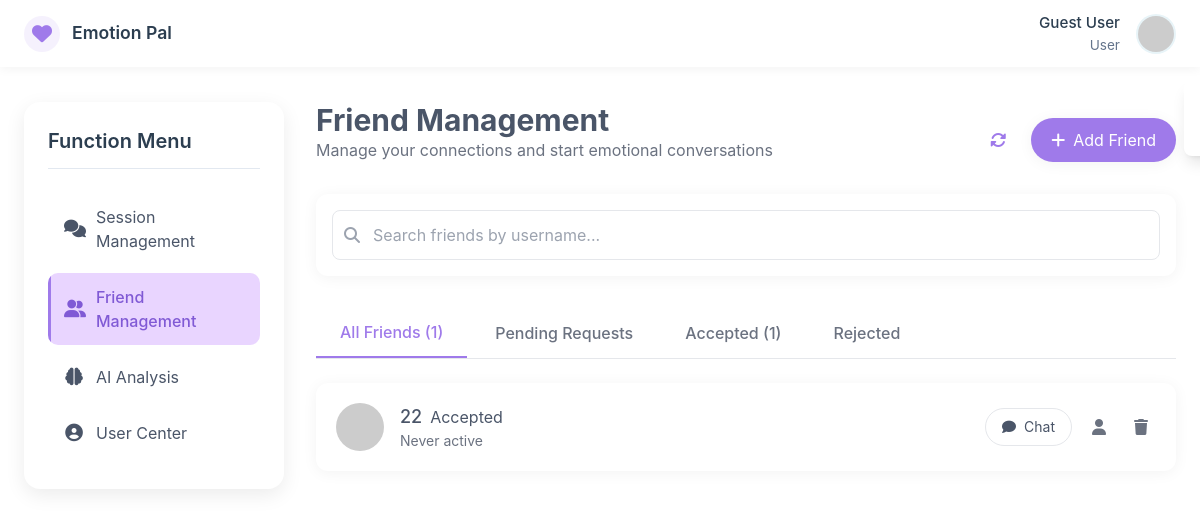
The app's page /friends_management (signed in), older data.
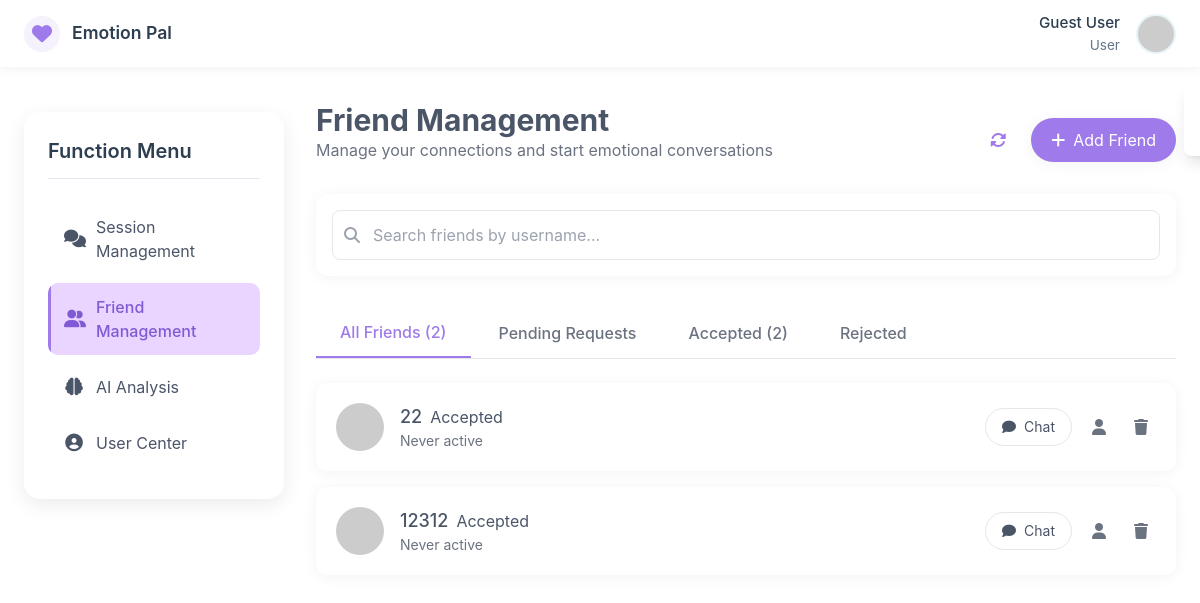
The same page, newer data.
### models.py (models this page shows, shortened)
class FriendRelation(db.Model):
    __tablename__ = 'friend_relations'
    id = db.Column(db.Integer, primary_key=True)
    user_id = db.Column(db.Integer, db.ForeignKey('users.id'), nullable=False)
    friend_id = db.Column(db.Integer, db.ForeignKey('users.id'), nullable=False)
    status = db.Column(db.String(20), default='pending')  # pending/accepted/rejected
    created_at = db.Column(db.DateTime, default=lambda: datetime.now(UTC))
    session_id = db.Column(db.Integer, db.ForeignKey('chat_sessions.id'), nullable=True)
    user = db.relationship(
        'User',
        foreign_keys=[user_id],
        back_populates='friend_requests_sent',
        lazy=True
    )
    friend = db.relationship(
        'User',
        foreign_keys=[friend_id],
        back_populates='friend_requests_received',
        lazy=True
    )

class User(db.Model):
    __tablename__ = 'users'  # 显式指定表名（复数，避免歧义）
    id = db.Column(db.Integer, primary_key=True, autoincrement=True)
    username = db.Column(db.String(20), unique=True, nullable=False, comment='用户名（唯一）')
    password = db.Column(db.String(255), nullable=False, comment='加密后的密码')
    role = db.Column(db.String(10), nullable=False, default='user', comment='角色：admin/agent/user')
    email = db.Column(db.String(120), unique=True, nullable=True, comment='邮箱（可选，唯一）')
    phone = db.Column(db.String(11), unique=True, nullable=True, comment='手机号（可选，唯一）')
    real_name = db.Column(db.String(30), nullable=True, comment='真实姓名')
    avatar = db.Column(db.String(255), nullable=True, comment='头像URL')
    is_active = db.Column(db.Boolean, default=True, comment='是否激活（禁用/启用）')
    is_deleted = db.Column(db.Boolean, default=False, comment='软删除标记')
    created_at = db.Column(db.DateTime, default=lambda: datetime.now(UTC), comment='创建时间（UTC）')
    updated_at = db.Column(db.DateTime, default=lambda: datetime.now(UTC), onupdate=lambda: datetime.now(UTC),
                           comment='更新时间')
    last_login_at = db.Column(db.DateTime, nullable=True, comment='最后登录时间')
    initiated_chat_sessions = db.relationship(
        'ChatSession',
        foreign_keys='ChatSession.user_id',
        back_populates='initiator',
        lazy=True,
        cascade='all, delete-orphan'
    )
    handled_chat_sessions = db.relationship(
        'ChatSession',
        foreign_keys='ChatSession.agent_id',
        back_populates='handler',
        lazy=True,
        cascade='all, delete-orphan'
    )
    applied_appointments = db.relationship(
        'Appointment',
        foreign_keys='Appointment.user_id',
        back_populates='applicant',
        lazy=True
    )
    assigned_appointments = db.relationship(
        'Appointment',
        foreign_keys='Appointment.agent_id',
        back_populates='assigned_agent',
        lazy=True
    )
    friend_requests_sent = db.relationship(
        'FriendRelation',
        foreign_keys='FriendRelation.user_id',
        back_populates='user',
        lazy='dynamic',
        cascade='all, delete-orphan'
    )
    friend_requests_received = db.relationship(
        'FriendRelation',
        foreign_keys='FriendRelation.friend_id',
        back_populates='friend',
        lazy='dynamic',
        cascade='all, delete-orphan'
    )

### routes.py (the view)
    @app.route('/friends_management')
    def get_friends():
        current_user_id = session.get('user_id')
        if not current_user_id:
            return redirect('/login')
        friend_relations = FriendRelation.query.filter(
            db.or_(
                FriendRelation.user_id == current_user_id,
                FriendRelation.friend_id == current_user_id
            )
        ).all()
        friend_count = len(friend_relations)
        pending_count = len([r for r in friend_relations if r.status == 'pending'])
        accepted_count = len([r for r in friend_relations if r.status == 'accepted'])
        rejected_count = len([r for r in friend_relations if r.status == 'rejected'])
        return render_template(
            'friends_management.html',
            friend_relations=friend_relations,
            current_user_id=current_user_id,
            friend_count=friend_count,
            pending_count=pending_count,
            accepted_count=accepted_count,
            rejected_count=rejected_count
        )

### templates/friends_management.html (shortened to what the changed rows need)
<!DOCTYPE html>
<html lang="en">
<head>
    <script src="https://cdn.tailwindcss.com"></script>
    <link href="https://cdnjs.cloudflare.com/ajax/libs/font-awesome/6.4.0/css/all.min.css" rel="stylesheet">
</head>
<body class="bg-gradient-to-br from-accent-light to-accent-secondary text-text font-sans">
<div class="main-container">
    <div class="content-area">
        <main class="max-w-4xl mx-auto">
            <div class="flex flex-col md:flex-row justify-between items-start md:items-center mb-8 gap-4">
                <div>
                    <h2 class="text-2xl md:text-3xl font-bold">Friend Management</h2>
                </div>
            </div>
            <div class="border-b border-gray-200 mb-6">
                <div class="flex flex-wrap gap-1">
                    <button class="px-6 py-3 font-medium text-accent border-b-2 border-accent transition-all-300"
                            data-filter="all">
                        All Friends {% if friend_count %}({{ friend_count }}){% endif %}
                    </button>
                    <button class="px-6 py-3 font-medium text-gray-500 hover:text-accent hover:border-b-2 hover:border-accent/30 transition-all-300"
                            data-filter="pending">
                        Pending Requests {% if pending_count %}({{ pending_count }}){% endif %}
                    </button>
                    <button class="px-6 py-3 font-medium text-gray-500 hover:text-accent hover:border-b-2 hover:border-accent/30 transition-all-300"
                            data-filter="accepted">
                        Accepted {% if accepted_count %}({{ accepted_count }}){% endif %}
                    </button>
                    <button class="px-6 py-3 font-medium text-gray-500 hover:text-accent hover:border-b-2 hover:border-accent/30 transition-all-300"
                            data-filter="rejected">
                        Rejected {% if rejected_count %}({{ rejected_count }}){% endif %}
                    </button>
                </div>
            </div>
            <div class="space-y-4" id="friendList">
                {% if friend_relations %}
                    {% for relation in friend_relations %}
                        {% if relation.user_id == current_user_id %}
                            {% set friend = relation.friend %}
                            {% set is_my_request = True %}
                        {% else %}
                            {% set friend = relation.user %}
                            {% set is_my_request = False %}
                        {% endif %}
                        {% if friend %}
                        <div class="bg-white rounded-xl shadow-soft p-4 md:p-5 flex flex-col md:flex-row justify-between items-start md:items-center gap-4 hover:shadow-md transition-all-300"
                             data-status="{{ relation.status }}"
                             data-friend-id="{{ friend.id }}"
                             data-username="{{ friend.username }}"
                             data-ismine="{{ is_my_request }}">
                            <div class="flex items-center gap-4">
                                <img src="https://picsum.photos/id/{{ friend.id }}/64/64" alt="{{ friend.username }}"
                                     class="w-12 h-12 rounded-full object-cover" loading="lazy">
                                <div>
                                    <div class="flex items-center gap-2">
                                        <h3 class="font-medium text-lg">{{ friend.real_name or friend.username }}</h3>
                                        <span class="status-badge
                                            {% if relation.status == 'accepted' %}status-accepted{% endif %}
                                            {% if relation.status == 'rejected' %}status-rejected{% endif %}">
                                            {{ relation.status | capitalize }}
                                        </span>
                                    </div>
                                    <p class="text-sm text-gray-500">
                                        {% if relation.status == 'pending' %}
                                            {% if is_my_request %}
                                                Request sent: {{ relation.created_at.strftime('%Y-%m-%d') }}
                                            {% else %}
                                                Request received: {{ relation.created_at.strftime('%Y-%m-%d') }}
                                            {% endif %}
                                        {% else %}
                                            {% if friend.last_login_at %}
                                                Last active: {{ friend.last_login_at.strftime('%Y-%m-%d %H:%M') }}
                                            {% else %}
                                                Never active
                                            {% endif %}
                                        {% endif %}
                                    </p>
                                </div>
                            </div>
                            <div class="flex items-center gap-3 self-end md:self-auto">
                                {% if relation.status == 'accepted' %}
                                    <button class="px-4 py-2 border border-gray-200 rounded-full hover:bg-gray-50 transition-all-300 text-sm chat-btn"
                                            data-friend-id="{{ friend.id }}">
                                        <i class="fas fa-comment mr-1"></i> Chat
                                    </button>
                                    <button class="p-2 text-gray-500 hover:text-accent transition-all-300 view-profile-btn"
                                            title="View profile" data-friend-id="{{ friend.id }}">
                                        <i class="fas fa-user"></i>
                                    </button>
                                    <button class="p-2 text-gray-500 hover:text-red-500 transition-all-300 delete-friend-btn"
                                            title="Remove friend" data-friend-id="{{ friend.id }}">
                                        <i class="fas fa-trash"></i>
                                    </button>
                                {% endif %}
                            </div>
                        </div>
                        {% endif %}
                    {% endfor %}
                {% endif %}
            </div>
        </main>
    </div>
</div>
</body>
</html>

Row changes from the older to the newer data that the page shows:
added FriendRelation: status "Accepted", shows "Never active"
added User: real_name+username "12312"
Text that changed along with them:
{{ friend_count }}: "1" → "2"
{{ accepted_count }}: "1" → "2"
